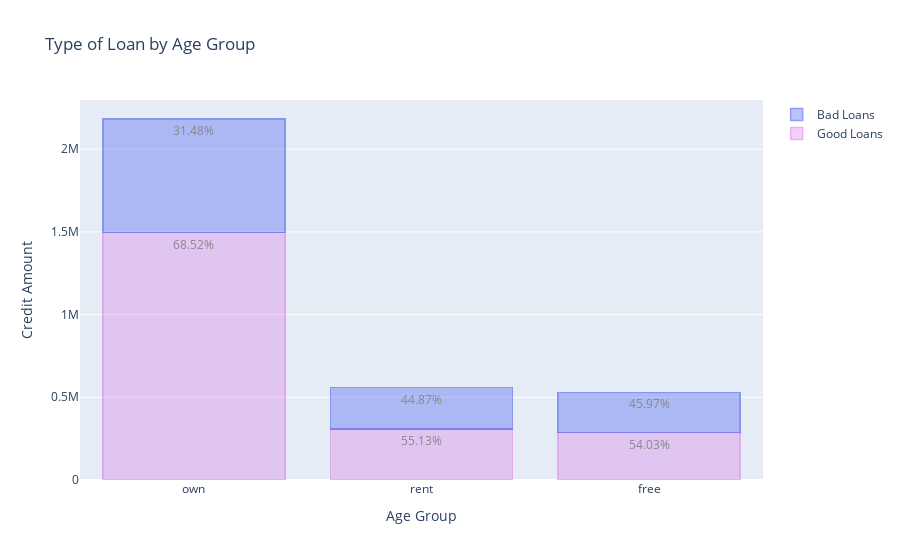

Notebook cell for this chart:
### Code cell
"""S3: Data + Layout"""
data = [trace0, trace1]

layout = go.Layout(
    title="Type of Loan by Age Group", 
    xaxis = dict(title="Age Group"),
    yaxis= dict(title="Credit Amount"),
    barmode='stack' #cột chồng
)

"""S4: Figure = Data + Layout"""
fig = go.Figure(data, layout=layout)

"""S5: Show"""
py.iplot(fig, filename='stacked-bar')

### Figure 1 — Plotly figure (JSON) as saved in the notebook; plotly's stock layout.template omitted (floating-point values rounded to 4 significant figures)
{"data": [{"marker": {"color": "rgba(217, 128, 234, 0.6)", "line": {"color": "rgba(217, 128, 234, 1.0)", "width": 1.5}}, "name": "Good Loans", "opacity": 0.6, "text": ["68.52%", "55.13%", "54.03%"], "textposition": "auto", "type": "bar", "x": ["own", "rent", "free"], "y": [1495403, 308150, 286267]}, {"marker": {"color": "rgba(72, 92, 238, 0.6)", "line": {"color": "rgba(72, 92, 238, 1.0)", "width": 1.5}}, "name": "Bad Loans", "opacity": 0.6, "text": ["31.48%", "44.87%", "45.97%"], "textposition": "auto", "type": "bar", "x": ["own", "rent", "free"], "y": [687047, 250787, 243604]}], "layout": {"barmode": "stack", "title": {"text": "Type of Loan by Age Group"}, "xaxis": {"title": {"text": "Age Group"}}, "yaxis": {"title": {"text": "Credit Amount"}}}}
